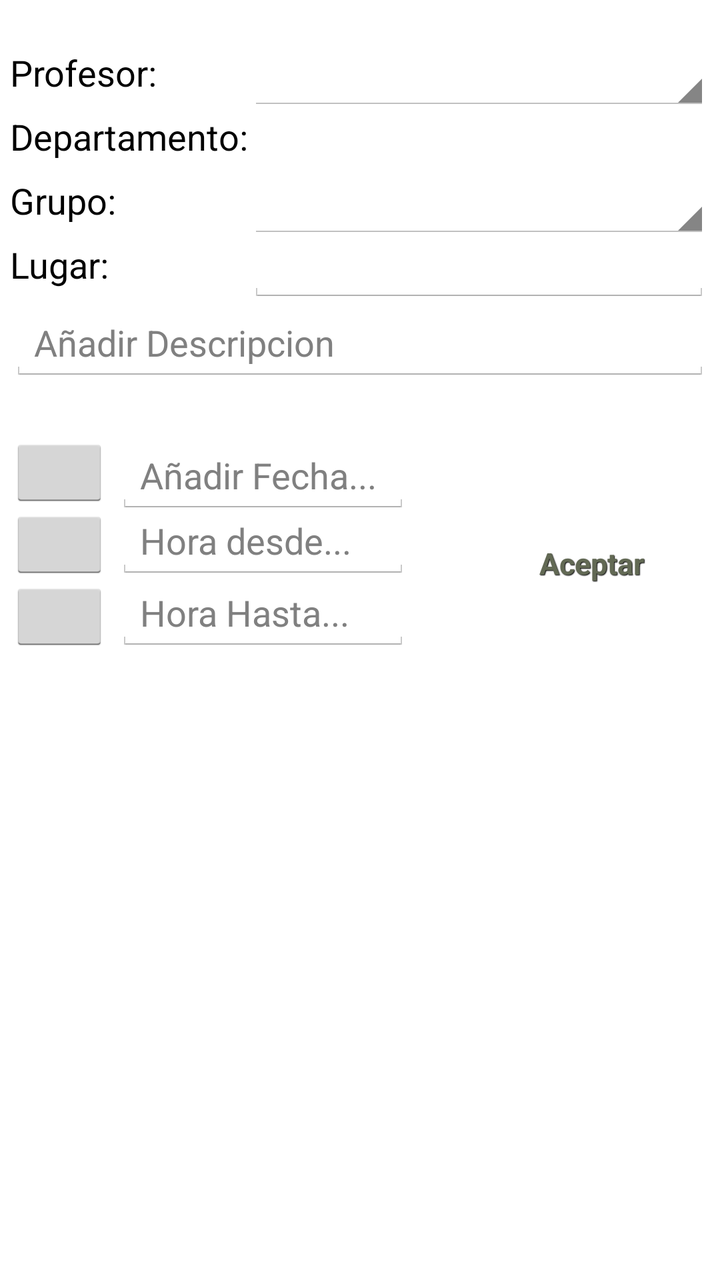
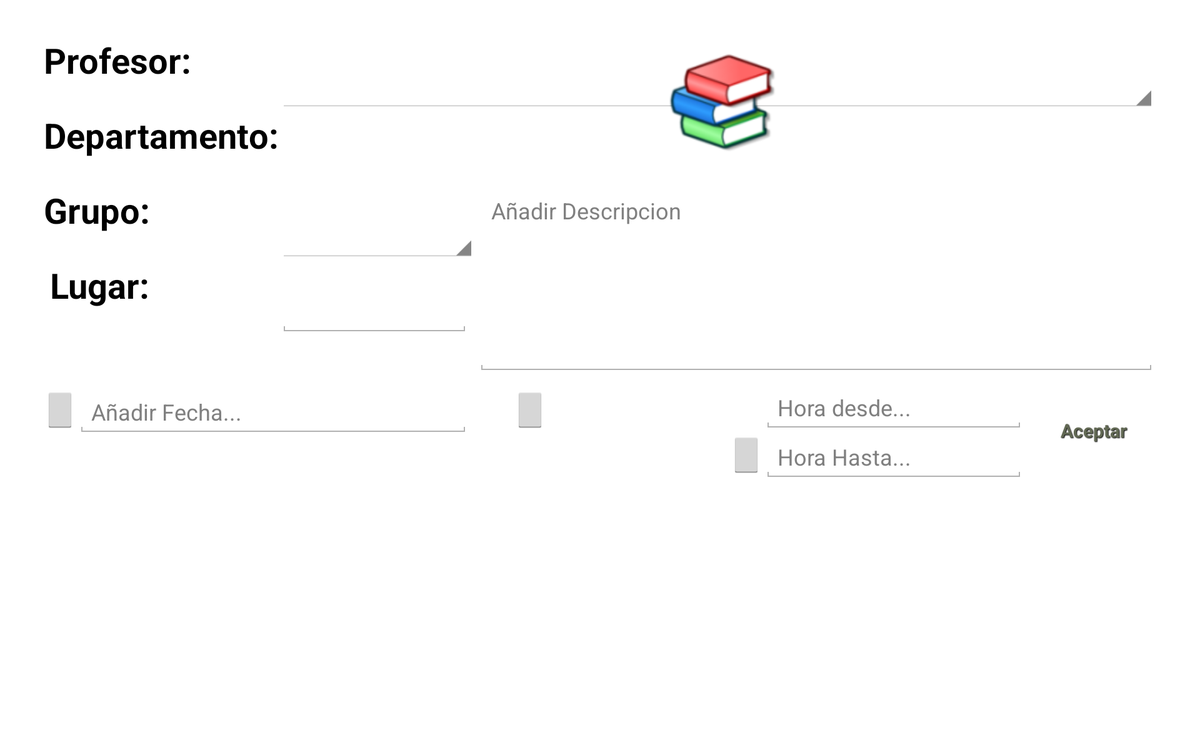

First picture: res/layout/ on a phone held upright. Second picture: the repository's own variant of that layout, on a device whose configuration matches the variant's folder. Source for both follows.
<!-- AndroidManifest.xml: application theme AppTheme -->
<!-- res/layout/fragment_fragmento_complementarias.xml -->
<FrameLayout xmlns:android="http://schemas.android.com/apk/res/android"
    xmlns:tools="http://schemas.android.com/tools" android:layout_width="match_parent"
    android:layout_height="match_parent"
    tools:context="com.izv.angel.appinstituto.FragmentoComplementaria"
    android:id="@+id/fragmento_complementaria">

    

    <RelativeLayout
        android:layout_width="fill_parent"
        android:layout_height="fill_parent"
        android:layout_gravity="center_horizontal|bottom"
        android:layout_margin="5dp">

        <TextView
            android:layout_width="wrap_content"
            android:layout_height="wrap_content"
            android:textAppearance="?android:attr/textAppearanceMedium"
            android:text="Profesor:"
            android:id="@+id/textView"
            android:layout_marginTop="19dp"
            android:layout_alignParentTop="true"
            android:layout_alignParentLeft="true"
            android:layout_alignParentStart="true" />

        <Spinner
            android:layout_width="match_parent"
            android:layout_height="wrap_content"
            android:id="@+id/spProfesor"
            android:layout_alignTop="@+id/textView"
            android:layout_alignParentRight="true"
            android:layout_alignParentEnd="true"
            android:layout_toEndOf="@+id/textView2"
            android:layout_toRightOf="@+id/textView2"
            android:spinnerMode="dropdown" />

        <TextView
            android:layout_width="wrap_content"
            android:layout_height="wrap_content"
            android:textAppearance="?android:attr/textAppearanceMedium"
            android:text="Departamento:"
            android:id="@+id/textView2"
            android:layout_below="@+id/spProfesor"
            android:layout_alignParentLeft="true"
            android:layout_alignParentStart="true" />

        <TextView
            android:layout_width="wrap_content"
            android:layout_height="wrap_content"
            android:textAppearance="?android:attr/textAppearanceLarge"
            android:id="@+id/tvDepartamento"
            android:layout_alignTop="@+id/spDepartamento"
            android:layout_toRightOf="@+id/textView2"
            android:layout_alignRight="@+id/spDepartamento"
            android:layout_alignEnd="@+id/spDepartamento"
            android:gravity="center"
            android:textSize="20sp"
            android:layout_above="@+id/spGrupo" />

        <Spinner
            android:layout_width="match_parent"
            android:layout_height="wrap_content"
            android:id="@+id/spDepartamento"
            android:layout_alignTop="@+id/textView2"
            android:layout_toRightOf="@+id/textView2"
            android:layout_toEndOf="@+id/textView2"
            android:visibility="invisible" />

        <TextView
            android:layout_width="wrap_content"
            android:layout_height="wrap_content"
            android:textAppearance="?android:attr/textAppearanceMedium"
            android:text="Grupo:"
            android:id="@+id/textView3"
            android:layout_below="@+id/spDepartamento"
            android:layout_alignParentLeft="true"
            android:layout_alignParentStart="true" />

        <Spinner
            android:layout_width="match_parent"
            android:layout_height="wrap_content"
            android:id="@+id/spGrupo"
            android:layout_below="@+id/spDepartamento"
            android:layout_alignLeft="@+id/spDepartamento"
            android:layout_alignStart="@+id/spDepartamento" />

        <TextView
            android:layout_width="wrap_content"
            android:layout_height="wrap_content"
            android:textAppearance="?android:attr/textAppearanceMedium"
            android:text="Lugar:"
            android:id="@+id/textView4"
            android:layout_below="@+id/spGrupo"
            android:layout_alignParentLeft="true"
            android:layout_alignParentStart="true" />

        <Spinner
            android:layout_width="match_parent"
            android:layout_height="wrap_content"
            android:id="@+id/spLugar"
            android:layout_alignTop="@+id/textView4"
            android:layout_toRightOf="@+id/textView2"
            android:layout_toEndOf="@+id/textView2"
            android:visibility="invisible" />

        <EditText
            android:layout_width="wrap_content"
            android:layout_height="wrap_content"
            android:inputType="textMultiLine"
            android:ems="10"
            android:id="@+id/tvDescripcion"
            android:autoText="false"
            android:hint="Añadir Descripcion"
            android:layout_alignParentLeft="true"
            android:layout_alignParentStart="true"
            android:layout_below="@+id/spLugar"
            android:minLines="1"
            android:gravity="start"
            android:maxLines="5"
            android:layout_alignParentRight="true"
            android:layout_alignParentEnd="true" />

        <ImageButton
            android:layout_width="wrap_content"
            android:layout_height="36dp"
            android:id="@+id/ibFecha"
            android:layout_below="@+id/tvDescripcion"
            android:layout_alignParentLeft="true"
            android:layout_alignParentStart="true"
            android:layout_marginTop="27dp"
            android:src="@drawable/ic_action_new_black"
            android:scaleType="fitCenter"
            android:layout_alignRight="@+id/textView4"
            android:layout_alignEnd="@+id/textView4" />

        <EditText
            android:layout_width="wrap_content"
            android:layout_height="wrap_content"
            android:inputType="date"
            android:ems="7"
            android:id="@+id/etFecha"
            android:hint="Añadir Fecha..."
            android:layout_alignTop="@+id/ibFecha"
            android:layout_toRightOf="@+id/textView3" />

        <ImageButton
            android:layout_width="wrap_content"
            android:layout_height="36dp"
            android:id="@+id/ibHoraD"
            android:src="@drawable/ic_action_new_black"
            android:scaleType="fitCenter"
            android:layout_below="@+id/ibFecha"
            android:layout_alignRight="@+id/ibFecha"
            android:layout_alignEnd="@+id/ibFecha"
            android:layout_alignParentLeft="true"
            android:layout_alignParentStart="true" />

        <ImageButton
            android:layout_width="wrap_content"
            android:layout_height="36dp"
            android:id="@+id/ibHoraH"
            android:src="@drawable/ic_action_new_black"
            android:scaleType="fitCenter"
            android:layout_below="@+id/ibHoraD"
            android:layout_alignParentLeft="true"
            android:layout_alignParentStart="true"
            android:layout_alignRight="@+id/ibHoraD"
            android:layout_alignEnd="@+id/ibHoraD" />

        <EditText
            android:layout_width="wrap_content"
            android:layout_height="wrap_content"
            android:inputType="time"
            android:ems="10"
            android:id="@+id/etHoraD"
            android:layout_above="@+id/ibHoraH"
            android:layout_alignLeft="@+id/etFecha"
            android:layout_alignStart="@+id/etFecha"
            android:layout_alignRight="@+id/etFecha"
            android:layout_alignEnd="@+id/etFecha"
            android:hint="Hora desde..."
            android:editable="false" />

        <EditText
            android:layout_width="wrap_content"
            android:layout_height="wrap_content"
            android:inputType="time"
            android:ems="10"
            android:id="@+id/etHoraH"
            android:layout_alignBottom="@+id/ibHoraH"
            android:layout_alignLeft="@+id/etHoraD"
            android:layout_alignStart="@+id/etHoraD"
            android:layout_alignRight="@+id/etHoraD"
            android:layout_alignEnd="@+id/etHoraD"
            android:hint="Hora Hasta..." />

        <Button
            android:layout_width="wrap_content"
            android:layout_height="wrap_content"
            android:text="Aceptar"
            android:id="@+id/btAceptar"
            android:layout_marginRight="23dp"
            android:layout_marginEnd="23dp"
            android:layout_below="@+id/etFecha"
            android:layout_alignParentRight="true"
            android:layout_alignParentEnd="true"
            style="@style/btnStyleSeagull"/>

        <EditText
            android:layout_width="wrap_content"
            android:layout_height="wrap_content"
            android:id="@+id/etLugar"
            android:layout_below="@+id/spGrupo"
            android:layout_alignLeft="@+id/spGrupo"
            android:layout_alignStart="@+id/spGrupo"
            android:layout_above="@+id/tvDescripcion"
            android:layout_alignParentRight="true"
            android:layout_alignParentEnd="true" />

    </RelativeLayout>
</FrameLayout>
<!-- resources referenced by this layout -->
<resources>
  <style name="btnStyleSeagull" parent="@android:style/Widget.Button">
          <item name="android:textSize">15sp</item>
          <item name="android:textStyle">bold</item>
          <item name="android:textColor">#626954</item>
          <item name="android:gravity">center</item>
          <item name="android:shadowColor">#000000</item>
          <item name="android:shadowDx">1</item>
          <item name="android:shadowDy">1</item>
          <item name="android:shadowRadius">0.6</item>
          <item name="android:background">@drawable/sea_button</item>
          <item name="android:padding">10dip</item>
      </style>
  <style name="AppTheme" parent="android:Theme.Holo.Light.DarkActionBar">
          <item name="android:icon">@drawable/izv_ico</item>
      </style>
  <!-- drawable izv_ico: png bitmap (drawable, 6521 bytes) -->
</resources>
<!-- res/layout-sw600dp-land/fragment_fragmento_complementarias.xml (the repository's variant of the layout above) -->
<!-- drawn on a 7-inch tablet turned sideways -->
<FrameLayout xmlns:android="http://schemas.android.com/apk/res/android"
    xmlns:tools="http://schemas.android.com/tools" android:layout_width="match_parent"
    android:layout_height="match_parent"
    tools:context="com.izv.angel.appinstituto.FragmentoComplementaria"
    android:id="@+id/fragmento_complementaria_land"
    android:paddingLeft="20dp"
    android:paddingRight="20dp"
    android:foregroundGravity="top">

    

    <RelativeLayout
        android:layout_width="fill_parent"
        android:layout_height="fill_parent"
        android:layout_gravity="right|bottom"
        android:layout_margin="5dp"
        android:paddingLeft="10dp"
        android:paddingRight="10dp">

        <TextView
            android:layout_width="wrap_content"
            android:layout_height="wrap_content"
            android:textAppearance="?android:attr/textAppearanceMedium"
            android:text="Profesor:"
            android:id="@+id/textView"
            android:layout_marginTop="24dp"
            android:textStyle="bold"
            android:textSize="28dp"
            android:layout_alignParentTop="true"
            android:layout_alignParentLeft="true"
            android:layout_alignParentStart="true" />

        <Spinner
            android:layout_width="match_parent"
            android:layout_height="60dp"
            android:id="@+id/spProfesor"
            android:layout_alignTop="@+id/textView"
            android:spinnerMode="dropdown"
            android:minHeight="50dp"
            android:layout_toLeftOf="@+id/ibHoraD"
            android:layout_toRightOf="@+id/textView2"
            android:layout_toEndOf="@+id/textView2" />

        <TextView
            android:layout_width="wrap_content"
            android:layout_height="wrap_content"
            android:textAppearance="?android:attr/textAppearanceMedium"
            android:text="Departamento:"
            android:id="@+id/textView2"
            android:textStyle="bold"
            android:textSize="28dp"
            android:layout_below="@+id/spProfesor"
            android:layout_alignParentLeft="true"
            android:layout_alignParentStart="true" />

        <Spinner
            android:layout_width="match_parent"
            android:layout_height="60dp"
            android:id="@+id/spDepartamento"
            android:layout_alignTop="@+id/textView2"
            android:layout_toLeftOf="@+id/ibHoraD"
            android:layout_alignLeft="@+id/spProfesor"
            android:layout_alignStart="@+id/spProfesor"
            android:visibility="invisible" />

        <TextView
            android:layout_width="wrap_content"
            android:layout_height="wrap_content"
            android:textAppearance="?android:attr/textAppearanceMedium"
            android:text="Grupo:"
            android:id="@+id/textView3"
            android:layout_below="@+id/spDepartamento"
            android:layout_alignLeft="@+id/textView2"
            android:layout_alignStart="@+id/textView2"
            android:textStyle="bold"
            android:textSize="28dp" />

        <Spinner
            android:layout_width="match_parent"
            android:layout_height="60dp"
            android:id="@+id/spGrupo"
            android:layout_below="@+id/spDepartamento"
            android:layout_toLeftOf="@+id/ibHoraD"
            android:layout_alignLeft="@+id/spDepartamento"
            android:layout_alignStart="@+id/spDepartamento" />

        <TextView
            android:layout_width="wrap_content"
            android:layout_height="wrap_content"
            android:textAppearance="?android:attr/textAppearanceMedium"
            android:text="Lugar:"
            android:id="@+id/textView4"
            android:textStyle="bold"
            android:textSize="28dp"
            android:layout_below="@+id/spGrupo"
            android:layout_alignRight="@+id/textView3"
            android:layout_alignEnd="@+id/textView3" />

        <Spinner
            android:layout_width="match_parent"
            android:layout_height="60dp"
            android:id="@+id/spLugar"
            android:layout_below="@+id/spGrupo"
            android:layout_alignRight="@+id/etFecha"
            android:layout_alignEnd="@+id/etFecha"
            android:layout_toRightOf="@+id/textView2"
            android:layout_toEndOf="@+id/textView2"
            android:visibility="invisible" />

        <EditText
            android:layout_width="wrap_content"
            android:layout_height="wrap_content"
            android:inputType="textMultiLine"
            android:ems="10"
            android:id="@+id/tvDescripcion"
            android:autoText="false"
            android:hint="Añadir Descripcion"
            android:gravity="start"
            android:layout_above="@+id/ibHoraD"
            android:layout_toRightOf="@+id/spLugar"
            android:layout_marginLeft="5dp"
            android:layout_alignParentRight="true"
            android:layout_alignParentEnd="true"
            android:layout_marginBottom="10dp"
            android:layout_below="@+id/spDepartamento" />

        <ImageButton
            android:layout_width="wrap_content"
            android:layout_height="36dp"
            android:id="@+id/ibFecha"
            android:layout_marginTop="41dp"
            android:src="@drawable/ic_action_new_black"
            android:scaleType="fitCenter"
            android:layout_below="@+id/spLugar"
            android:layout_alignParentLeft="true"
            android:layout_alignParentStart="true" />

        <EditText
            android:layout_width="wrap_content"
            android:layout_height="wrap_content"
            android:inputType="date"
            android:ems="15"
            android:id="@+id/etFecha"
            android:hint="Añadir Fecha..."
            android:layout_alignTop="@+id/ibFecha"
            android:layout_toRightOf="@+id/ibFecha"
            android:layout_toEndOf="@+id/ibFecha" />

        <ImageButton
            android:layout_width="wrap_content"
            android:layout_height="36dp"
            android:id="@+id/ibHoraD"
            android:src="@drawable/ic_action_new_black"
            android:scaleType="fitCenter"
            android:layout_marginLeft="30dp"
            android:layout_marginStart="30dp"
            android:layout_alignTop="@+id/etFecha"
            android:layout_alignLeft="@+id/tvDescripcion"
            android:layout_alignStart="@+id/tvDescripcion" />

        <ImageButton
            android:layout_width="wrap_content"
            android:layout_height="36dp"
            android:id="@+id/ibHoraH"
            android:src="@drawable/ic_action_new_black"
            android:scaleType="fitCenter"
            android:layout_below="@+id/etHoraD"
            android:layout_toLeftOf="@+id/etHoraD"
            android:layout_toStartOf="@+id/etHoraD" />

        <EditText
            android:layout_width="wrap_content"
            android:layout_height="wrap_content"
            android:inputType="time"
            android:ems="10"
            android:id="@+id/etHoraD"
            android:hint="Hora desde..."
            android:editable="false"
            android:layout_alignBottom="@+id/ibHoraD"
            android:layout_toRightOf="@+id/ibHoraD"
            android:layout_toLeftOf="@+id/btAceptar"
            android:layout_toStartOf="@+id/btAceptar"
            android:layout_marginRight="5dp" />

        <EditText
            android:layout_width="wrap_content"
            android:layout_height="wrap_content"
            android:inputType="time"
            android:ems="10"
            android:id="@+id/etHoraH"
            android:hint="Hora Hasta..."
            android:layout_below="@+id/etHoraD"
            android:layout_toRightOf="@+id/ibHoraH"
            android:layout_alignRight="@+id/etHoraD"
            android:layout_alignEnd="@+id/etHoraD"
            android:layout_marginRight="0dp" />

        <Button
            android:layout_width="wrap_content"
            android:layout_height="wrap_content"
            android:text="Aceptar"
            android:id="@+id/btAceptar"
            android:layout_alignTop="@+id/etHoraD"
            android:layout_alignBottom="@+id/ibHoraH"
            android:layout_alignParentRight="true"
            android:layout_alignParentEnd="true"
            android:width="100dp"
            style="@style/btnStyleSeagull"/>

        <TextView
            android:layout_width="wrap_content"
            android:layout_height="wrap_content"
            android:textAppearance="?android:attr/textAppearanceLarge"
            android:id="@+id/tvDepartamento"
            android:gravity="center"
            android:textSize="20sp"
            android:layout_above="@+id/spGrupo"
            android:layout_toLeftOf="@+id/ibHoraD"
            android:layout_alignTop="@+id/spDepartamento"
            android:layout_toRightOf="@+id/textView2"
            android:layout_toEndOf="@+id/textView2" />

        <ImageView
            android:layout_width="96dp"
            android:layout_height="96dp"
            android:id="@+id/imageView2"
            android:src="@mipmap/comp"
            android:scaleType="fitCenter"
            android:layout_alignTop="@+id/spProfesor"
            android:layout_toRightOf="@+id/ibHoraD"
            android:layout_marginLeft="93dp"
            android:layout_marginStart="93dp"
            android:layout_above="@+id/tvDescripcion"
            android:layout_marginBottom="15dp" />

        <EditText
            android:layout_width="wrap_content"
            android:layout_height="wrap_content"
            android:id="@+id/etLugar"
            android:layout_below="@+id/spGrupo"
            android:layout_alignLeft="@+id/spGrupo"
            android:layout_alignStart="@+id/spGrupo"
            android:layout_alignBottom="@+id/spLugar"
            android:layout_alignRight="@+id/spLugar"
            android:layout_alignEnd="@+id/spLugar" />

    </RelativeLayout>
</FrameLayout>
<!-- resources referenced by the variant -->
<!-- as a 7-inch tablet turned sideways resolves them -->
<resources>
  <!-- mipmap comp: png bitmap (mipmap-hdpi, 7091 bytes) -->
  <style name="btnStyleSeagull" parent="@android:style/Widget.Button">
          <item name="android:textSize">15sp</item>
          <item name="android:textStyle">bold</item>
          <item name="android:textColor">#626954</item>
          <item name="android:gravity">center</item>
          <item name="android:shadowColor">#000000</item>
          <item name="android:shadowDx">1</item>
          <item name="android:shadowDy">1</item>
          <item name="android:shadowRadius">0.6</item>
          <item name="android:background">@drawable/sea_button</item>
          <item name="android:padding">10dip</item>
      </style>
  <style name="AppTheme" parent="android:Theme.Holo.Light.DarkActionBar">
          <item name="android:icon">@drawable/izv_ico</item>
      </style>
  <!-- drawable izv_ico: png bitmap (drawable, 6521 bytes) -->
</resources>
